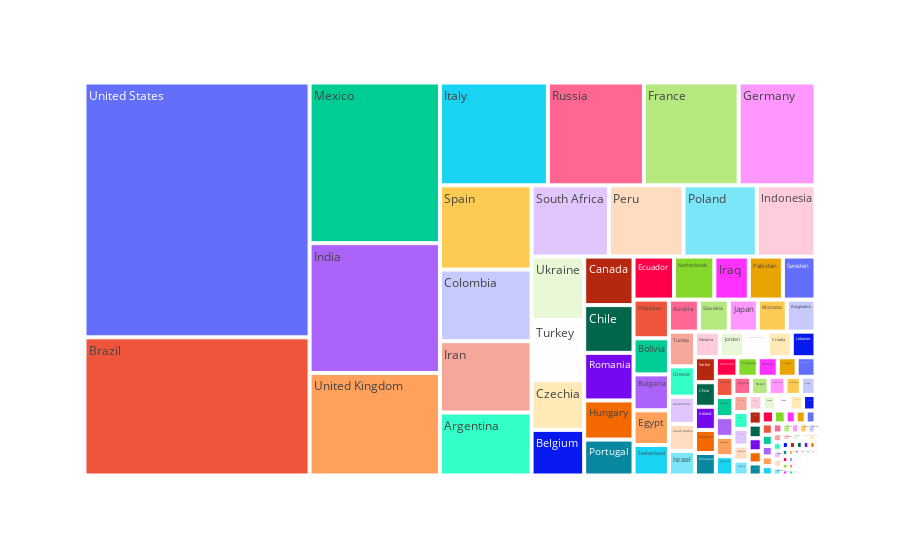

Notebook code cell kept with this figure:
### Markdown cell above
# <font color=lightcoral>4.1) WORLD TOTAL DEATHS</font>
***

### Code cell
fig = px.treemap(deaths_total, path = ['location'], values = 'total_deaths')
fig.show()

### Figure 1 — Plotly figure (JSON) as saved in the notebook; plotly's stock layout.template omitted (floating-point values rounded to 4 significant figures; data arrays with more than 128 entries replaced by an {"elided": "..."} marker saying what was removed)
{"data": [{"branchvalues": "total", "domain": {"x": [0, 1], "y": [0, 1]}, "hovertemplate": "labels=%{label}<br>total_deaths=%{value}<br>parent=%{parent}<br>id=%{id}<extra></extra>", "ids": {"elided": "208 str values"}, "labels": {"elided": "208 str values"}, "name": "", "parents": {"elided": "208 str values"}, "type": "treemap", "values": {"elided": "208 int values"}}], "layout": {"legend": {"tracegroupgap": 0}, "margin": {"t": 60}}}
